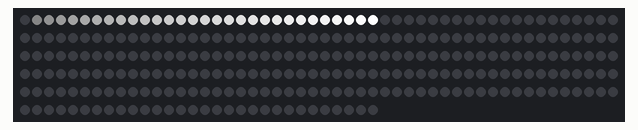
The sketch below on a simulated Arduino Uno, built with avr-gcc and run on an emulated ATmega328P. Parts: 280 RGB LEDs in strip order, left to right, continuing on the next row. What the sketch prints to the serial monitor is not drawn.

Above: at 0.17 s.
At 1.07 s:
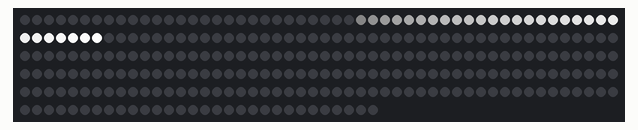
At 1.98 s:
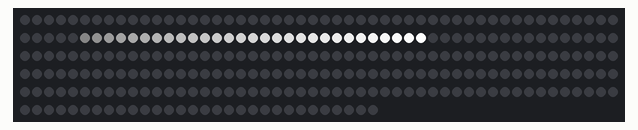
At 4.09 s:
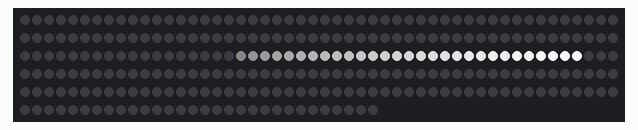
At 5.9 s:
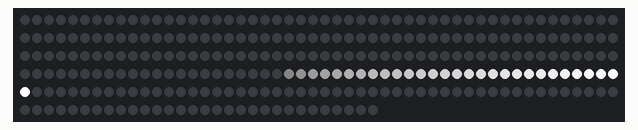
At 8.01 s:
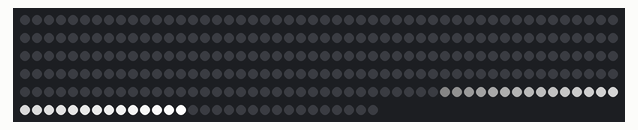

The sketch:

NORMAL_ASCEND.ino
```cpp
#include <FastLED.h>

// 根据你的实际情况修改
#define LED_PIN     6       // 灯带数据输出引脚
#define TOTAL_LED_COUNT    280     // 你的灯带总颗数

CRGB leds[TOTAL_LED_COUNT];

// 用来控制“普通上升”且“头在大索引侧、尾在小索引侧”的核心参数
struct AscendParams {
  uint8_t maxBrightness;  // 头部(大索引)的最大亮度
  uint8_t speedDelay;     // 条带移动时的延时(毫秒)，数值越小移动越快
  int stripLen;           // 条带长度
};

// 示例
AscendParams normalAscendCfg = {
  255,  // maxBrightness (头最亮)
  20,   // speedDelay (可以调大或调小)
  30    // stripLen
};

void setup() {
  Serial.begin(115200);
  Serial.println("==== Normal Ascend: Head on Larger Index ====");

  // 初始化 FastLED
  FastLED.addLeds<WS2812, LED_PIN, GRB>(leds, TOTAL_LED_COUNT);
  // 全局亮度可先设为 255
  FastLED.setBrightness(255);

  // 清空灯带
  fill_solid(leds, TOTAL_LED_COUNT, CRGB::Black);
  FastLED.show();
}

void loop() {
  // 演示一次“从小索引到大索引移动，头在高索引侧”的效果
  normalAscendEffect(normalAscendCfg);

  // 动画完成后，清空并等待1秒，再循环一遍
  fill_solid(leds, TOTAL_LED_COUNT, CRGB::Black);
  FastLED.show();
  delay(1000);
}

/**
 * @brief 普通上升：条带从下标0~(NUM_LEDS - stripLen)移动，
 *        条带内部i=0处亮度最低，i=stripLen-1处亮度最高
 *        整个条带移动时，“头”在大索引那一端，“尾”在小索引那一端。
 */
void normalAscendEffect(const AscendParams &params) {
  int topLimit = TOTAL_LED_COUNT - params.stripLen;
  // pos 递增表示从小编号往大编号移动

  for (int pos = 0; pos <= topLimit; pos++) {
    // 清空灯带
    fill_solid(leds, TOTAL_LED_COUNT, CRGB::Black);

    // 在 [pos, pos+stripLen-1] 这段绘制"尾暗头亮"
    for (int i = 0; i < params.stripLen; i++) {
      int ledIndex = pos + i;
      // 边界检查
      if (ledIndex < 0 || ledIndex >= TOTAL_LED_COUNT) continue;

      // 线性渐变: i=0 → ratio=0 → 最暗, i=stripLen-1 → ratio=1 → 最亮
      float ratio = float(i) / float(params.stripLen - 1);
      uint8_t pixelBrightness = uint8_t(params.maxBrightness * ratio);

      // 固定白色，可根据需要改成其他颜色
      leds[ledIndex] = CRGB::White;
      // 再按 pixelBrightness 进行缩放
      leds[ledIndex].nscale8(pixelBrightness);
    }

    // 显示
    FastLED.show();
    // 移动速度
    delay(params.speedDelay);
  }
}
```

Measured:
- by itself, everything shown: repeats every 9.4 s, in 29 steps
